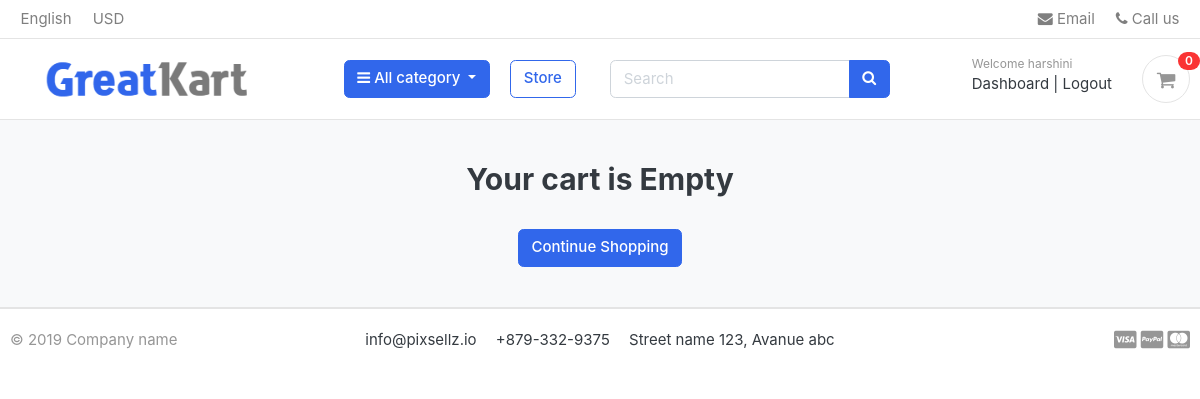
The page /cart/ (signed in) on the database as committed earlier.
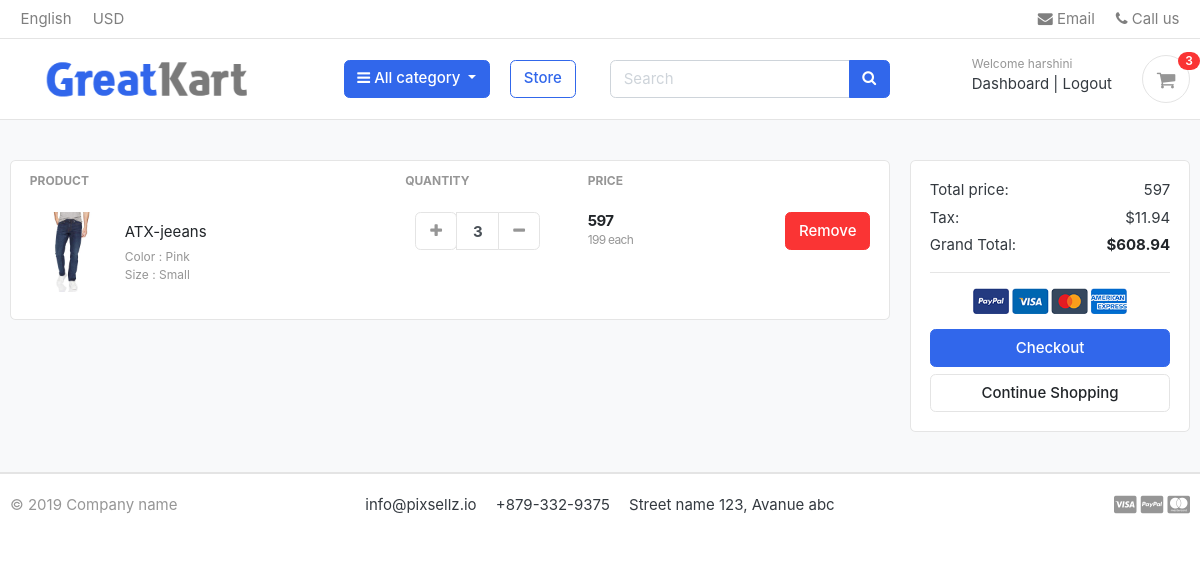
The same page on the database as committed later.
### carts/models.py (models this page shows)
class CardItem(models.Model):
    user=models.ForeignKey(Account, on_delete=models.CASCADE,null=True)
    Product = models.ForeignKey(product, on_delete=models.CASCADE)
    variations=models.ManyToManyField(Variations,blank=True)
    cart = models.ForeignKey(Cart, on_delete=models.CASCADE,null=True)
    quantity = models.IntegerField()
    is_active = models.BooleanField(default=True)
    def sub_total(self):
        return self.Product.price * self.quantity
    def __unicode__(self):
        return str(self.Product)

### store/models.py (models this page shows, shortened)
class product(models.Model):
    product_name = models.CharField(max_length=50, unique=True)
    slug = models.SlugField(max_length=100, unique=True)
    description = models.TextField(max_length=255, blank=True)
    price = models.IntegerField()
    images = models.ImageField(upload_to='photos_products/', blank=True)
    stock = models.IntegerField()
    is_avaliable = models.BooleanField(default=True)
    category = models.ForeignKey(Category, on_delete=models.CASCADE, null=True, blank=True)
    created_date = models.DateTimeField(auto_now_add=True)
    Modified_date = models.DateTimeField(auto_now=True)
    def get_url(self):
        return reverse('product_detail', args=[self.category.slug, self.slug])
    def __str__(self):
        return self.product_name

class Variations(models.Model):
    product=models.ForeignKey(product,on_delete=models.CASCADE)
    variation_category=models.CharField(max_length=100,choices=varitaion_category_choice)
    variation_value=models.CharField(max_length=100)
    is_active=models.BooleanField(default=True)
    created_date = models.DateTimeField(auto_now_add=True)
    objects=VariationManager()

### carts/views.py (the view)
# urls.py: path('', views.cart, name='cart'),
def cart(request, total=0, quantity=0, cart_items=None):
    try:
        tax = 0
        grand_total = 0
        if request.user.is_authenticated:
            cart_items = CardItem.objects.filter(
                user=request.user,
                is_active=True
            )
        else:
            cart = Cart.objects.get(cart_id=_cart_id(request))
            cart_items = CardItem.objects.filter(
                cart=cart,
                is_active=True
            )
        for cart_item in cart_items:
            total += cart_item.Product.price * cart_item.quantity
            quantity += cart_item.quantity
        tax = (2 * total) / 100
        grand_total = total + tax
    except ObjectDoesNotExist:
        pass
    context = {
        'total': total,
        'quantity': quantity,
        'cart_items': cart_items,
        'tax': tax,
        'grand_total': grand_total,
    }
    return render(request, 'store/cart.html', context)

### carts/context_processors.py (called while the page is built)
def counter(request):
    cart_count = 0
    print("Counter called")
    if 'admin' in request.path:
        return {}
    if request.user.is_authenticated:
        cart_items = CardItem.objects.filter(user=request.user)
    else:
        try:
            cart = Cart.objects.get(cart_id=_cart_id(request))
            cart_items = CardItem.objects.filter(cart=cart)
        except Cart.DoesNotExist:
            cart_items = []
    print("Items:", cart_items)
    for item in cart_items:
        print(item.id, item.quantity)
        cart_count += item.quantity
    print("Cart Count =", cart_count)
    return {'cart_count': cart_count}

### category/context_processors.py (called while the page is built)
def menu_links(request):
    links=Category.objects.all()
    return dict(links=links)

### category/models.py (called while the page is built)
    def get_url(self):
        return reverse('products_by_category',args=[self.slug])

### greatkart/templates/store/cart.html (shortened to what this page needs)
{% extends 'base.html' %}
{% load static %}
{% block content%}
<section class="section-content padding-y bg">
<div class="container">
{% if not cart_items %}
    <h2 class="text-center">Your cart is Empty</h2>
    <br>
    <div class="text-center">
        <a href="{% url 'store' %}" class="btn btn-primary">Continue Shopping</a>
    </div>
{% else %}
<div class="row">
	<aside class="col-lg-9">
<div class="card">
<table class="table table-borderless table-shopping-cart">
<thead class="text-muted">
<tr class="small text-uppercase">
  <th scope="col">Product</th>
  <th scope="col" width="120">Quantity</th>
  <th scope="col" width="120">Price</th>
  <th scope="col" class="text-right" width="200"> </th>
</tr>
</thead>
<tbody>
{% for cart_item in cart_items %}
<tr>
	<td>
		<figure class="itemside align-items-center">
			<div class="aside"><img src="{{cart_item.Product.images.url}}" class="img-sm"></div>
			<figcaption class="info">
            <a href="{{ cart_item.Product.get_url }}" class="title text-dark">{{ cart_item.Product.product_name }}</a>
<p class="text-muted small">
        {% if cart_item.variations.exists %}
        {% for item in cart_item.variations.all %}
            {{ item.variation_category|capfirst }} :
            {{ item.variation_value|capfirst }} <br>
        {% endfor %}
    {% endif %}
</p>
			</figcaption>
		</figure>
	</td>
	<td>
					<div class="col">
						<div class="input-group input-spinner">
							<div class="input-group-prepend">
								<form action="{% url 'add_cart' cart_item.Product.id %}" method="POST">
                             <button class="btn btn-light"  type="submit" id="button-minus"><i class="fa fa-plus"></i></button>
							 </form>
							</div>
							<input type="text" class="form-control"  value="{{ cart_item.quantity}}">
							<div class="input-group-append">
<a class="btn btn-light"
   href="{% url 'remove_cart' cart_item.Product.id cart_item.id %}">
    <i class="fa fa-minus"></i>
</a>				</div>
						</div>
					</div>
	</td>
	<td>
		<div class="price-wrap">
			<var class="price">{{ cart_item.sub_total }}</var>
			<small class="text-muted"> {{ cart_item.Product.price }} each </small>
		</div>
	</td>
	<td class="text-right">
	<a href="{% url 'remove_cart_item' cart_item.Product.id cart_item.id %}"  onclick="return confirm('Are You Sure You Want To Delete This Message?')"    class="btn btn-danger"> Remove</a>
	</td>
</tr>
{% endfor %}
</tbody>
</table>
</div>
	</aside>
	<aside class="col-lg-3">
		<div class="card">
		<div class="card-body">
			<dl class="dlist-align">
			  <dt>Total price:</dt>
			  <dd class="text-right">{{total}}</dd>
			</dl>
			<dl class="dlist-align">
			  <dt>Tax:</dt>
			  <dd class="text-right"> ${{tax}}</dd>
			</dl>
			<dl class="dlist-align">
			  <dt>Grand Total:</dt>
			  <dd class="text-right text-dark b"><strong>${{grand_total}}</strong></dd>
			</dl>
			<hr>
			<p class="text-center mb-3">
				<img src="{% static './images/misc/payments.png' %}" height="26">
			</p>
			<a href="{% url 'checkout' %}" class="btn btn-primary btn-block"> Checkout </a>
			<a href="{% url 'store' %}" class="btn btn-light btn-block">Continue Shopping</a>
		</div>
		</div>
</aside>
</div>
{% endif %}
</div>
</section>
{% endblock %}

### greatkart/templates/includes/navbar.html (shortened to what this page needs)
{% load static%}
<header class="section-header">
<nav class="navbar p-md-0 navbar-expand-sm navbar-light border-bottom">
<div class="container">
  <div class="collapse navbar-collapse" id="navbarTop4">
    <ul class="navbar-nav mr-auto">
    	<li class="nav-item dropdown">
		 	<a href="#" class="nav-link">   English </a>
		</li>
		<li class="nav-item dropdown">
			<a href="#" class="nav-link"> USD </a>
		</li>
    </ul>
    <ul class="navbar-nav">
		<li><a href="#" class="nav-link"> <i class="fa fa-envelope"></i> Email </a></li>
		<li><a href="#" class="nav-link"> <i class="fa fa-phone"></i> Call us </a></li>
	</ul>
  </div>
</div>
</nav>
<section class="header-main border-bottom">
	<div class="container">
<div class="row align-items-center">
	<div class="col-lg-2 col-md-3 col-6 flex-grow-0 pl-5">
		<a href="./" class="brand-wrap">
			<a href="{% url 'home' %}"><img src="{% static 'images/logo.png' %}" style="max-height:50px;"></a>
		</a>
	</div>
	     <div class="col-lg-3 col-md-3 col-sm-12">
			<div class="category-wrap dropdown d-inline-block float-right" style="margin-left:50px;">
			<button type="button" class="btn btn-primary dropdown-toggle" data-toggle="dropdown">
				<i class="fa fa-bars"></i> All category
			</button>
		</div>
	</div>
	<div class="col-lg-1 col-md-2 col-sm-12">
	<a href="{% url 'store' %}" class="btn btn-outline-primary">Store</a>
	</div>
	<div class="col-lg  col-md-5 col-sm-12">
		<form action="{% url 'search'%}" class="search" method="GET">
			<div class="input-group w-100">
			    <input type="text" class="form-control" style="width:60%;" placeholder="Search" name="keyword">
			    <div class="input-group-append">
			      <button class="btn btn-primary" type="submit">
			        <i class="fa fa-search"></i>
			      </button>
			    </div>
		    </div>
		</form>
	</div>
	<div class="col-lg-3 col-sm-6 col-8 order-2 order-lg-3">
				<div class="d-flex justify-content-end mb-3 mb-lg-0">
					{% if user.is_authenticated %}
<div class="widget-header">
    <small class="title text-muted">Welcome {{ user.first_name }}</small>
    <div>
        <a href="{% url 'dashboard' %}">Dashboard</a>
        <span class="dark-transp"> | </span>
        <a href="{% url 'logout' %}">Logout</a>
    </div>
</div>
{% endif %}
					<a href="{% url 'cart' %}" class="widget-header pl-3 ml-3">
						<div class="icon icon-sm rounded-circle border"><i class="fa fa-shopping-cart"></i></div>
						<span class="badge badge-pill badge-danger notify">{{cart_count}}</span>
					</a>
				</div>
			</div>
</div>
	</div>
</section>
</header>

Rows that differ between the two databases and show on the page:
added CardItem: Product.images (picture), Product.product_name "ATX-jeeans", quantity "3", sub_total "597", Product.price "199"
now on this page (row unchanged): Variations: variation_category "Color", variation_value "Pink"
now on this page (row unchanged): Variations: variation_category "Size", variation_value "Small"
Other text that changed with them:
{{ cart_count }}: "0" → "3"
{{ total }}: (not shown) → "597"
{{ tax }}: (not shown) → "11.94"
{{ grand_total }}: (not shown) → "608.94"
text no longer shown: "Your cart is Empty"
text now shown: "PRODUCT QUANTITY PRICE Total price: Tax: $ Grand Total: $ Checkout"
